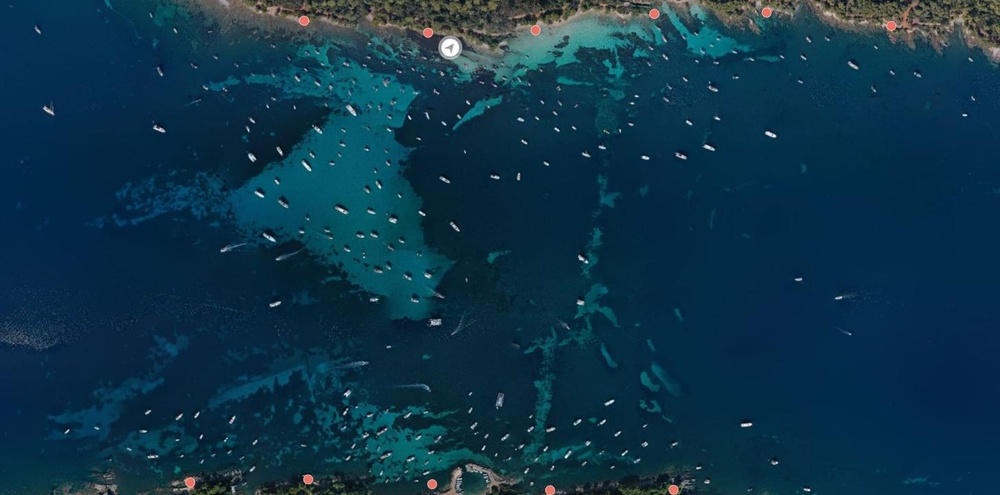
#> input picture PosidoniaEvolution/image2022.jpeg, 1000 x 495 px, shrunk from 1455 x 720 before the run
$ python shadow.py
#> lines starting #> are read from the running program, lines starting #| are printed output that depends on the picture; after the words box and inside, x2 and y2 are one past the last pixel; in counts of white or black regions, pixels touching at a corner belong together
#> further down, image is the input picture: shape (495, 1000, 3); mean B, G, R 73.6, 52, 13.4
import cv2
import numpy as np

# [18 lines of commented-out code are left out]

def remove_shadows(image):
  # Convert to grayscale
  gray = cv2.cvtColor(image, cv2.COLOR_BGR2GRAY)
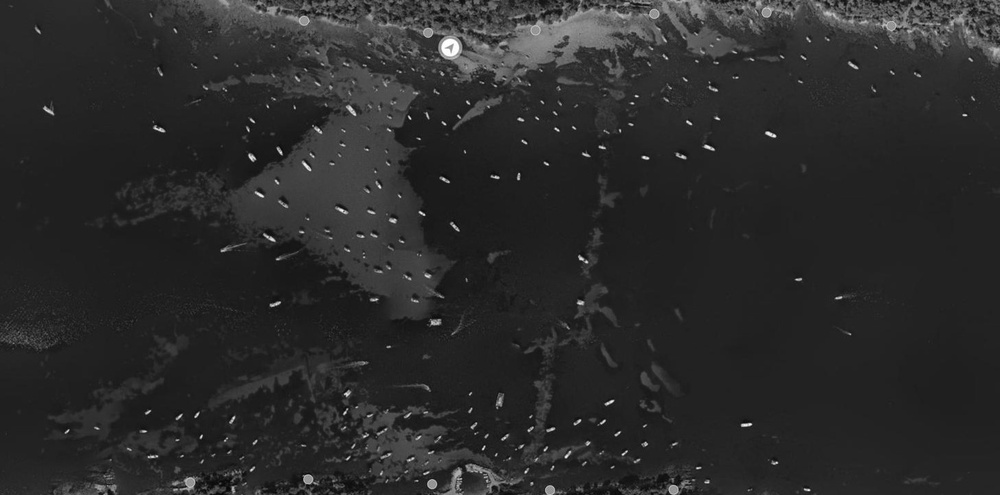
#> gray: shape (495, 1000); min 5, max 255, mean 42.9

  # Thresholding to segment shadows
  _, binary = cv2.threshold(gray, 50, 255, cv2.THRESH_BINARY)
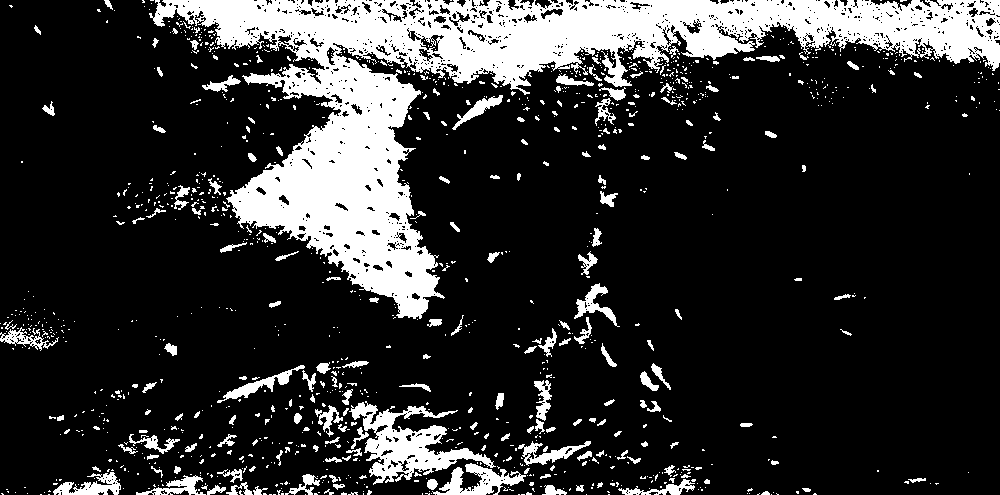
#> binary: shape (495, 1000); 18.6% white; 1199 white regions (1017 under 20 px), largest, box (x1, y1, x2, y2) and area: (149, 0, 1000, 319) 67013, (349, 401, 496, 485) 4376, (432, 463, 526, 495) 1305

  # Apply median filtering to remove noise
  binary = cv2.medianBlur(binary, 5)
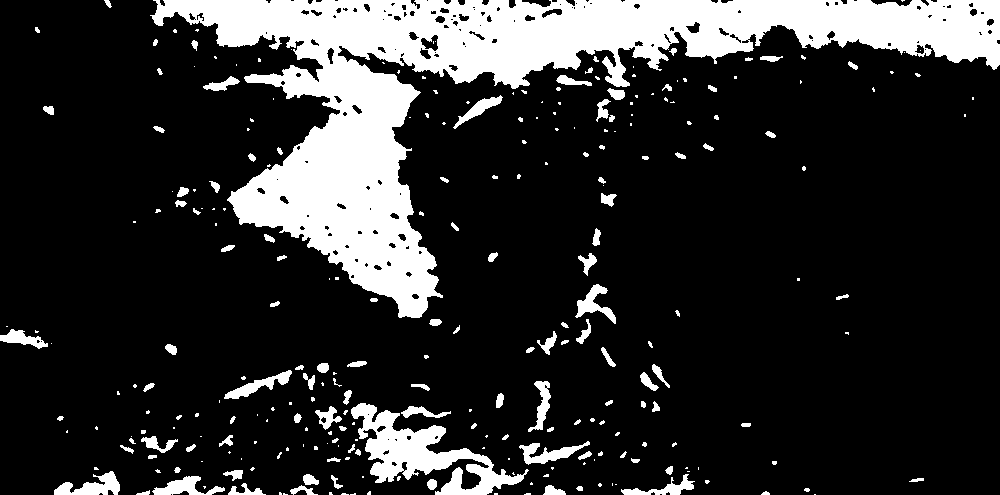
#> binary: shape (495, 1000); 18.2% white; 275 white regions (156 under 20 px), largest, box (x1, y1, x2, y2) and area: (150, 0, 1000, 318) 70447, (351, 403, 529, 495) 5736, (54, 471, 120, 495) 816

  cv2.imshow('Binary', binary)

  # Inpainting to fill shadow regions
  result = cv2.inpaint(image, binary, inpaintRadius=5, flags=cv2.INPAINT_TELEA)
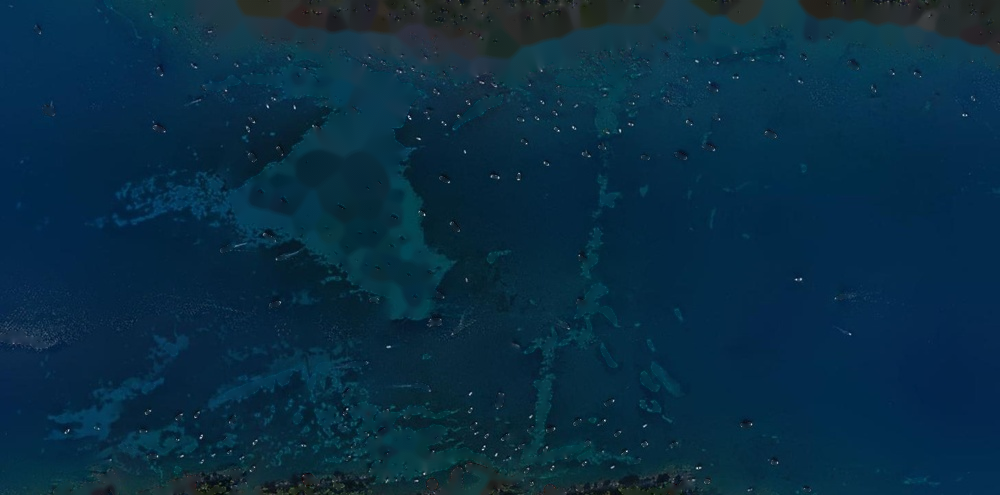
#> result: shape (495, 1000, 3); mean B, G, R 67.6, 45.1, 8.6

  return result

# Load your UAV image
image = cv2.imread('image2022.jpeg')

# Remove shadows
image_without_shadows = remove_shadows(image)

# Display the original and shadowless images
cv2.imshow('Original Image', image)
cv2.imshow('Shadowless Image', image_without_shadows)
cv2.waitKey(0)
cv2.destroyAllWindows()

$ run again, with PosidoniaEvolution/image2023.jpeg copied over PosidoniaEvolution/image2022.jpeg
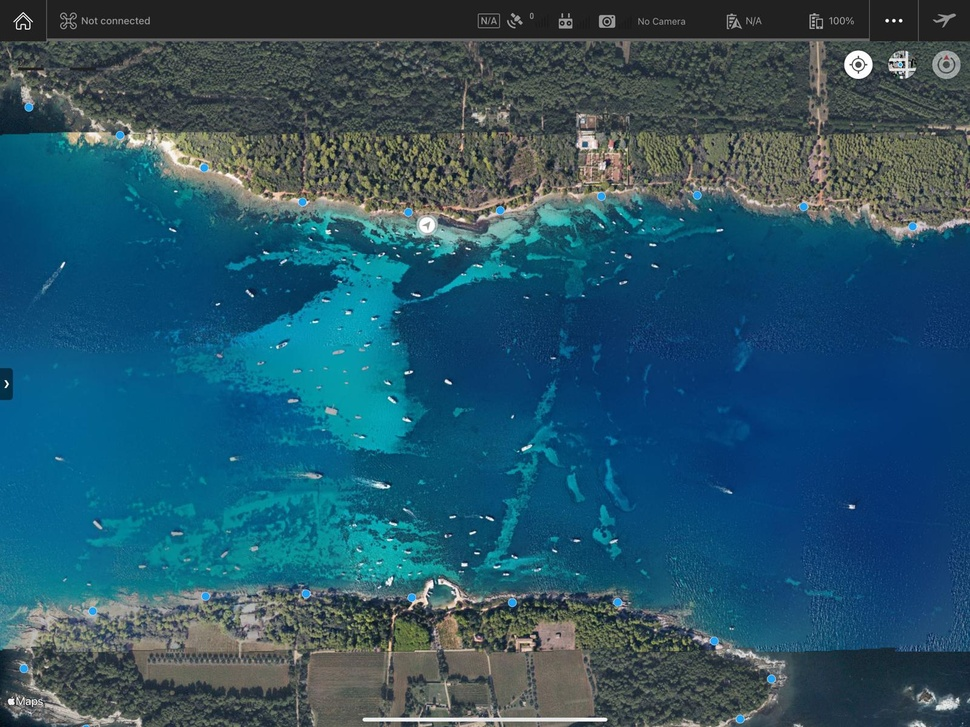
#> input picture PosidoniaEvolution/image2023.jpeg, 970 x 727 px, shrunk from 1600 x 1199 before the run
#> image is the input picture: shape (727, 970, 3); mean B, G, R 104.5, 85, 41
#> in remove_shadows, `_, binary = cv2.threshold(gray, 50, 255, cv2.THRESH_BINARY)`:
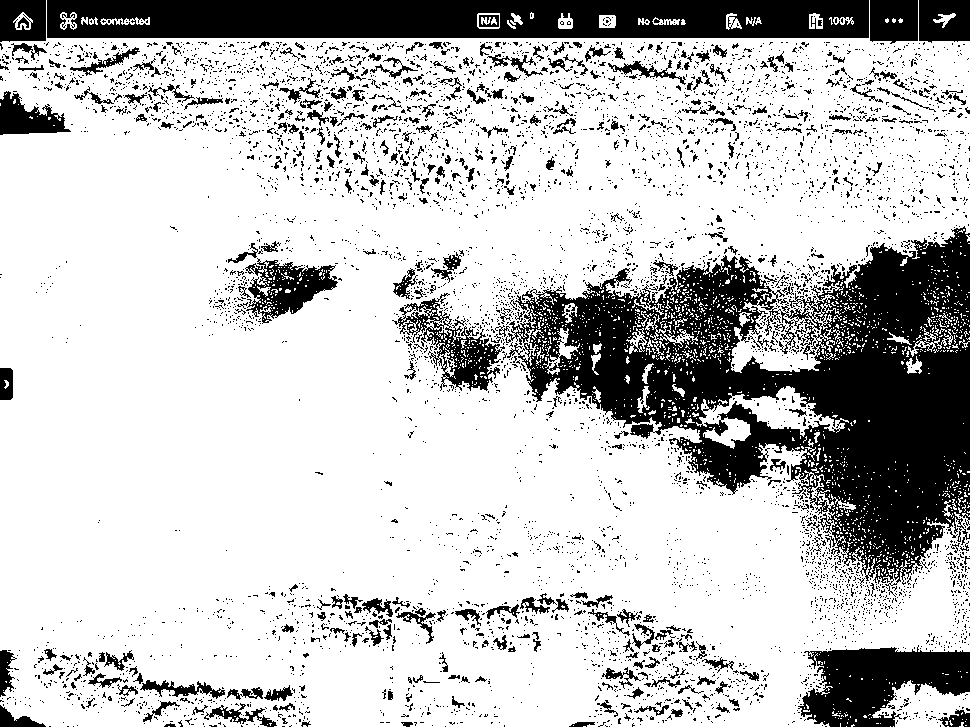
#> binary: shape (727, 970); 76.6% white; 5669 black regions (5290 under 20 px), largest, box (x1, y1, x2, y2) and area: (505, 226, 970, 597) 73162, (47, 0, 869, 38) 29127, (798, 645, 970, 727) 8674
#> in remove_shadows, `result = cv2.inpaint(image, binary, inpaintRadius=5, flags=cv2.INPAINT..`:
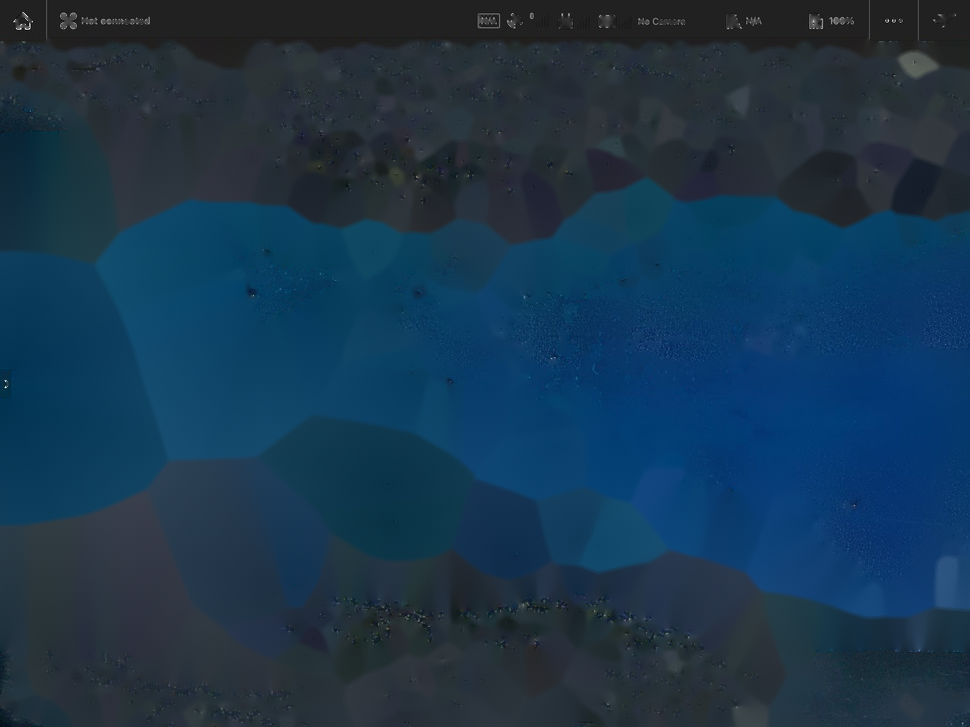
#> result: shape (727, 970, 3); mean B, G, R 77.3, 54.1, 25.2

$ run again, with PosidoniaEvolution/image_rouge.jpeg copied over PosidoniaEvolution/image2022.jpeg
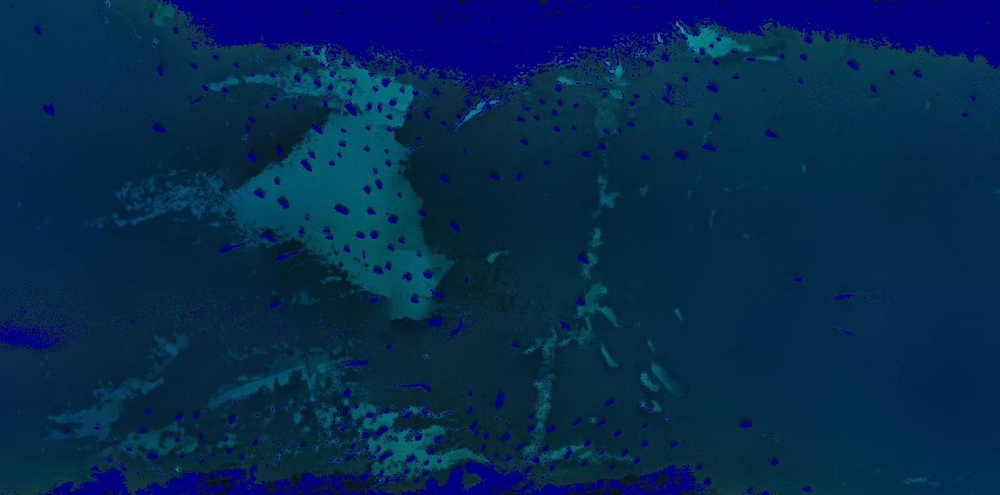
#> input picture PosidoniaEvolution/image_rouge.jpeg, 1000 x 495 px, shrunk from 1455 x 720 before the run
#> image is the input picture: shape (495, 1000, 3); mean B, G, R 78.2, 41.1, 5.4
#> in remove_shadows, `_, binary = cv2.threshold(gray, 50, 255, cv2.THRESH_BINARY)`:
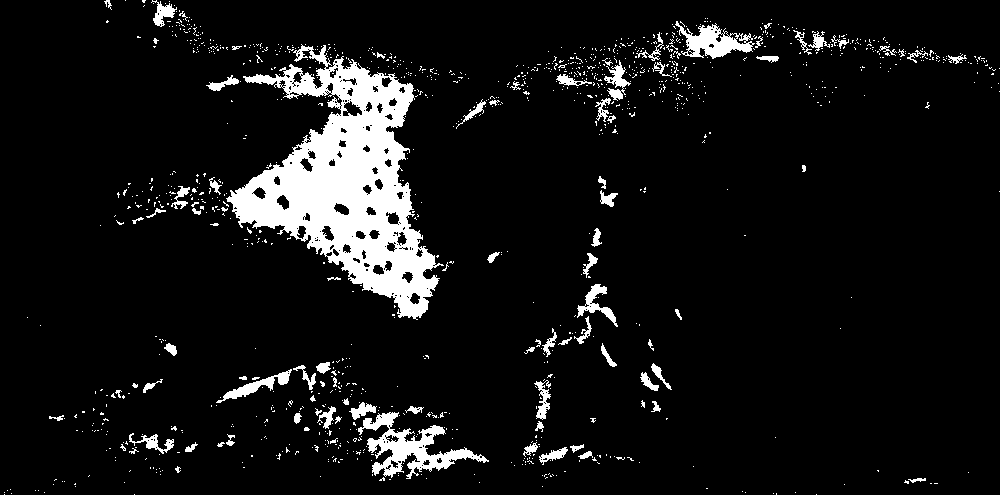
#> binary: shape (495, 1000); 8% white; 1165 white regions (1078 under 20 px), largest, box (x1, y1, x2, y2) and area: (226, 44, 444, 320) 24391, (358, 412, 489, 479) 2860, (675, 21, 755, 59) 1379
#> in remove_shadows, `result = cv2.inpaint(image, binary, inpaintRadius=5, flags=cv2.INPAINT..`:
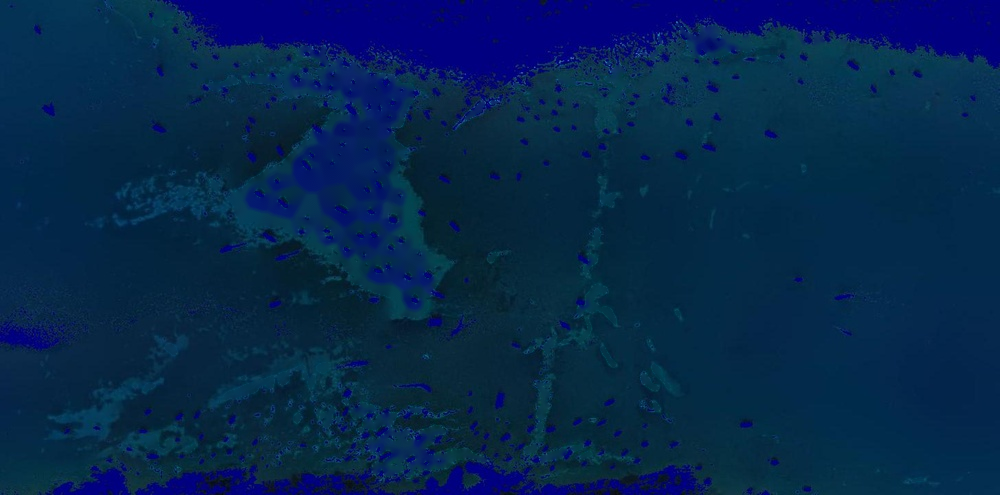
#> result: shape (495, 1000, 3); mean B, G, R 77.2, 38.3, 5.2
